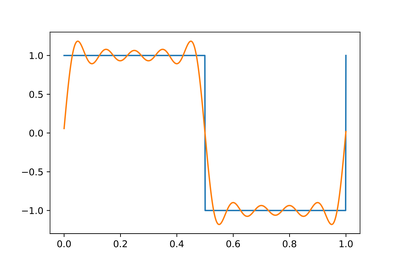
#> input picture [3] Fourier Transforms/basic 2d rfft.png, 400 x 267 px, shrunk from 6000 x 4000 before the run, given in place of penguin.png, which was not available
$ jupyter execute --allow-errors 'Fourier Transforms.ipynb'   (text cells are left out)
#> lines starting #> are read from the running program, lines starting #| are printed output that depends on the picture; pictures that were not available may be replaced by others from this repository, and a replacement may not be noted
[cell 1]
import numpy as np
import matplotlib.pyplot as plt
from numpy.fft import rfft, irfft

[cell 2]
def dft(y):
    N = len(y)
    c = np.zeros(N//2 + 1, complex)
    for i in range(N//2 + 1):
        for n in range(N):
            c[i] += y[n]*np.exp(-2j*np.pi*i*n/N)
    return c

[cell 3]
x = np.linspace(0, 1, 1000)
y = np.array([1 if np.floor(2*t) % 2 == 0 else -1 for t in x])
plt.plot(x, y)

y_fft = rfft(y)
y_fft[10:] = 0
filtered_wave = irfft(y_fft)
plt.plot(x, filtered_wave)
plt.savefig("basic 2d rfft.png", dpi = 1000)
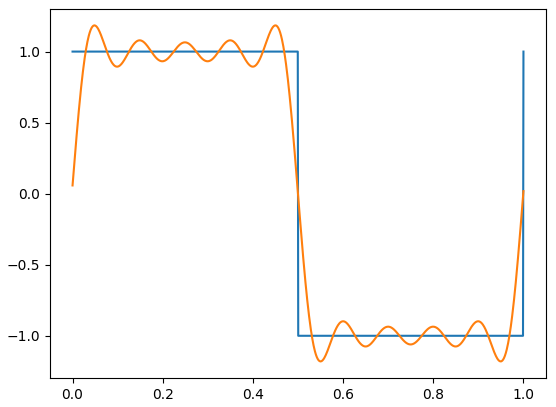
#> figure drawn by matplotlib, 1 panel; curve peaks at x = 0, y = 1; curve peaks at x = 0.049, y = 1.18

#> (a cell that did not finish here is left out)

#> (a cell that did not finish here is left out)

#> (a cell that did not finish here is left out)

#> (a cell that did not finish here is left out)

#> (a cell that did not finish here is left out)

[cell 9]
img = plt.imread("penguin.png")
#> img is the input picture: shape (267, 400, 4) float32; mean R, G, B, A 0.575, 0.573, 0.57, 0.592
img_green = img[:, 100:-100, 1] # Green Channel (l:w:RGB)
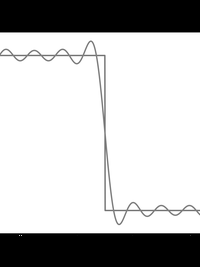
#> img_green: shape (267, 200) float32; min 0, max 1, mean 0.742
N, M = img_green.shape
#> N = 267; M = 200

plt.imshow(img)

[cell 10]
x_vals = np.linspace(-1,1,M)
#> x_vals = 200 values from -1 to 1
y_vals = np.linspace(-1,1,N)
#> y_vals = 267 values from -1 to 1
X, Y = np.meshgrid(x_vals, y_vals)

img_green_fft = np.fft.fft2(img_green)
img_green_fft = np.fft.fftshift(img_green_fft)

sigma = 0.05
gauss_2d = np.exp(-(X**2 + Y**2)/(2*sigma*sigma))

gauss_2d_fft = np.fft.fft2(gauss_2d)
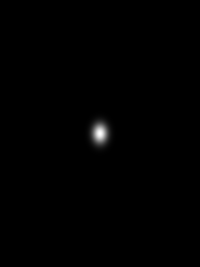
#> gauss_2d: shape (267, 200) float64; min 1.92e-174, max 0.995, mean 0.00389
gauss_2d_fft = np.fft.fftshift(gauss_2d_fft)

blurred_image = np.fft.fftshift(np.abs(np.fft.ifft2(img_green_fft*gauss_2d_fft)))
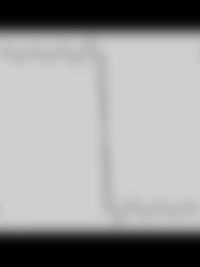
#> blurred_image: shape (267, 200) float64; min 0.00015, max 207.9, mean 154.2
plt.matshow(blurred_image, cmap = "gray")
plt.savefig("blurred penguin.png", dpi = 1000)
